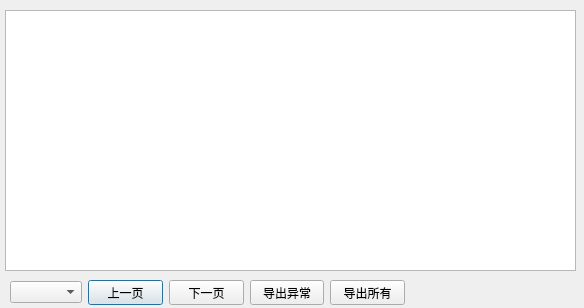
<?xml version="1.0" encoding="UTF-8"?>
<ui version="4.0">
 <class>sqlform</class>
 <widget class="QDialog" name="sqlform">
  <property name="geometry">
   <rect>
    <x>0</x>
    <y>0</y>
    <width>584</width>
    <height>308</height>
   </rect>
  </property>
  <property name="windowTitle">
   <string>数据查看</string>
  </property>
  <widget class="QTableWidget" name="tb_data">
   <property name="geometry">
    <rect>
     <x>5</x>
     <y>10</y>
     <width>571</width>
     <height>261</height>
    </rect>
   </property>
  </widget>
  <widget class="QWidget" name="">
   <property name="geometry">
    <rect>
     <x>10</x>
     <y>280</y>
     <width>395</width>
     <height>25</height>
    </rect>
   </property>
   <layout class="QHBoxLayout" name="horizontalLayout">
    <item>
     <widget class="QComboBox" name="cb_head"/>
    </item>
    <item>
     <widget class="QPushButton" name="btn_s">
      <property name="text">
       <string>上一页</string>
      </property>
     </widget>
    </item>
    <item>
     <widget class="QPushButton" name="btn_next">
      <property name="text">
       <string>下一页</string>
      </property>
     </widget>
    </item>
    <item>
     <widget class="QPushButton" name="btn_outc">
      <property name="text">
       <string>导出异常</string>
      </property>
     </widget>
    </item>
    <item>
     <widget class="QPushButton" name="btn_uotall">
      <property name="text">
       <string>导出所有</string>
      </property>
     </widget>
    </item>
   </layout>
  </widget>
 </widget>
 <resources/>
 <connections/>
</ui>
